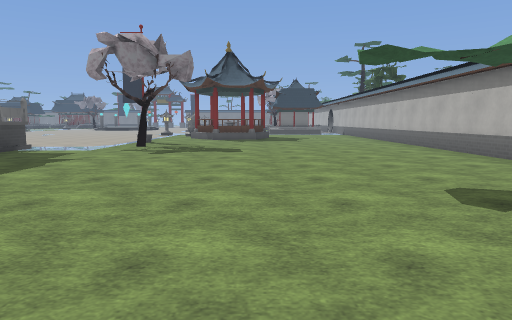
[1] (above)

16 first-person views from a walk through a level from a Godot 3-D game. The camera is 1.3 m above the floor, tilts 6° down and sees 70° across. The floor is counted in squares, 2 m on a side. Each view is taken from the middle of a square. On the plan, view 1 faces up. The plan holds only what a view shows up to about 11 squares ahead; the rest is blank. The place goes on beyond the plan. Some surface patterns are stand-ins.

[2]
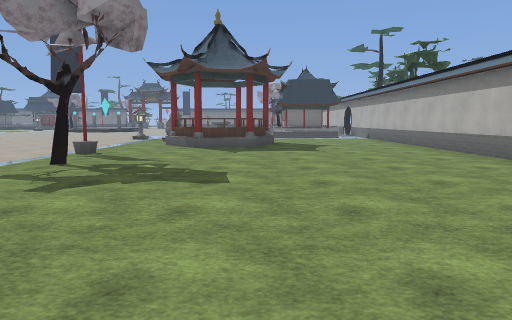

[3]
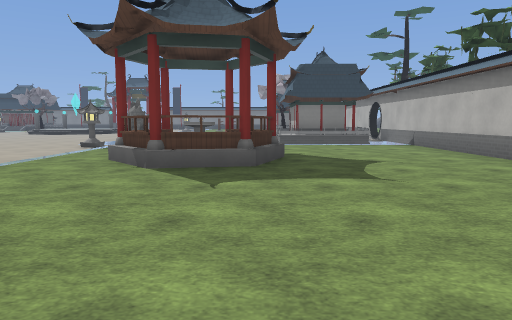

[4]
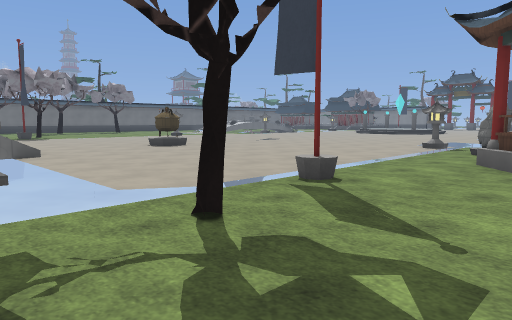

[5]
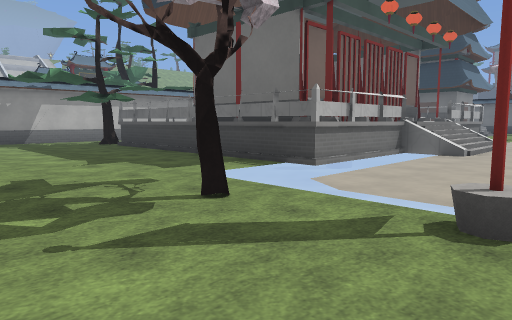

[6]
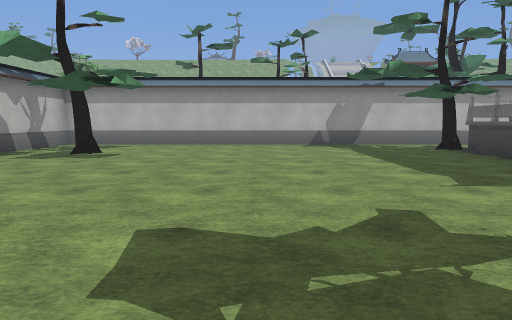

[7]
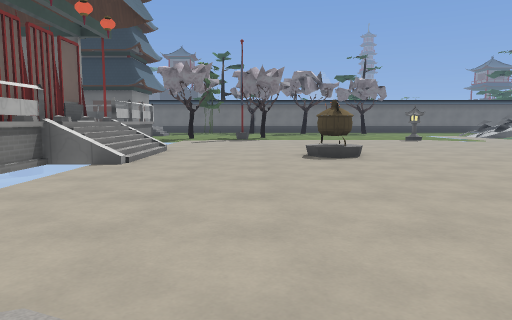

[8]
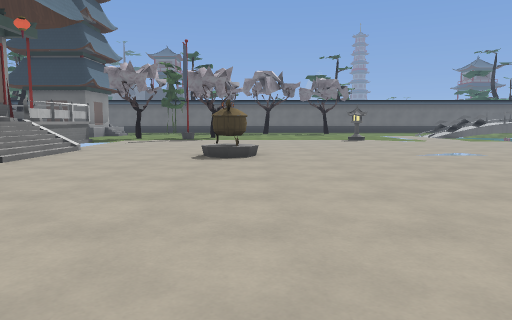

[9]
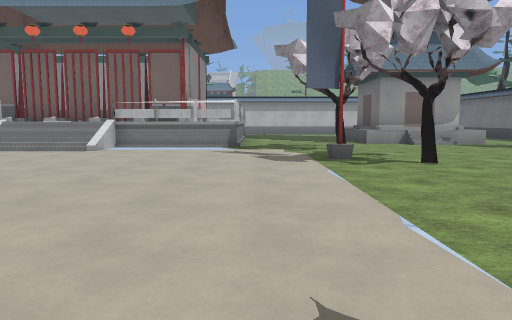

[10]
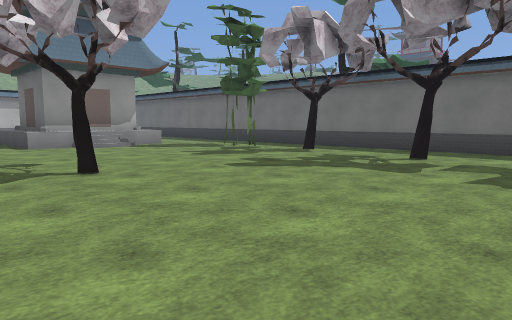

[11]
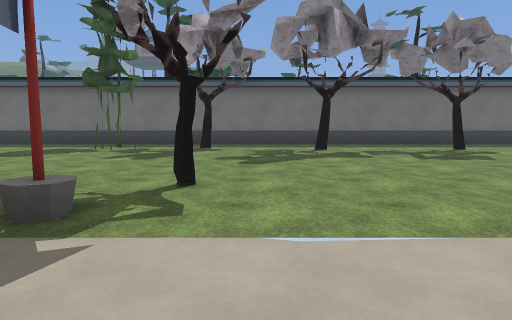

[12]
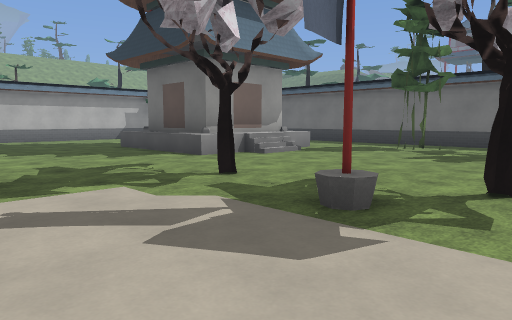

[13]
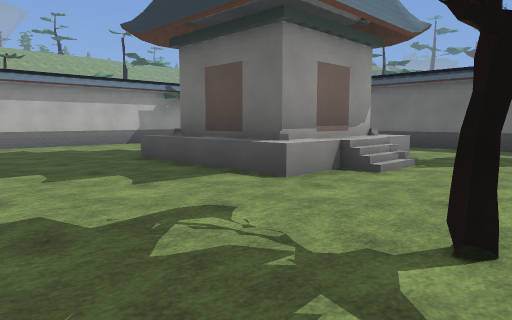

[14]
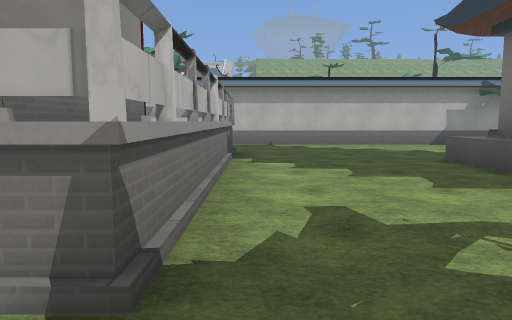

[15]
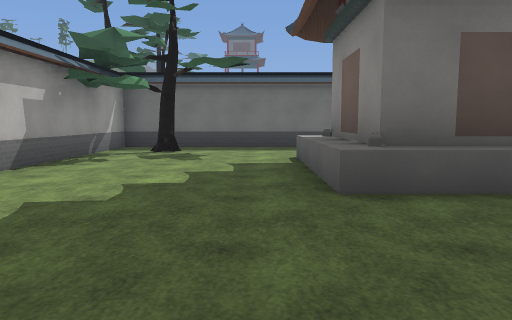

[16]
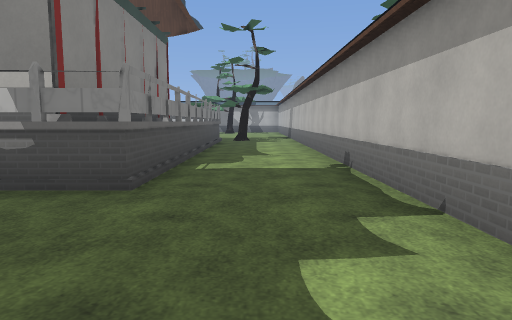

### Floor plan
Key: @ floor where view 1 was taken; # wall or solid block; . floor; / step, stairs or slope; = window, fence, low wall or low ledge; v drop or lower ground; T tree; P pine tree; A table; B banner; L lantern; R rock; C cauldron.
Columns run from 24 left of view 1 to 5 right of it. Each row starts with its distance up from view 1.
 19 #..       .....  ..v     ###v
 18 #.T.     .....v.....L    ....#
 17 #...................L.   ....#
 16 #....................R #/....#
 15 #T....................= #....#
 14 #.............C.......#A=....#
 13 #.............C........=.....#
 12 #T....TBB...........B........#
 11 #......BB...........B........#
 10 ##.....T.....///....vT.......#
  9 ##........#==///#==vv........#
  8 #.../.....###  ####..........#
  7 #..///....#########..........#
  6 #  ###....##     ##..........#
  5 #  ###....##     ##..........
  4 #..###....#########.........
  3 #.........#########P.........
  2 #..........................P.#
  1 #P................#..........#
  0 #.......................@...##
 -1 #############################

Positions as (right, up) in squares from view 1, and headings:
1: (0, 0), facing up
2: (0, 4), facing up
3: (0, 8), facing up
4: (-1, 8), facing up-left
5: (-1, 12), facing down-left
6: (-1, 10), facing down
7: (-3, 12), facing left
8: (-3, 14), facing left
9: (-15, 18), facing down
10: (-16, 17), facing down-left
11: (-14, 13), facing left
12: (-14, 13), facing down-left
13: (-15, 10), facing down-left
14: (-15, 10), facing down
15: (-15, 3), facing left
16: (-18, 1), facing right
